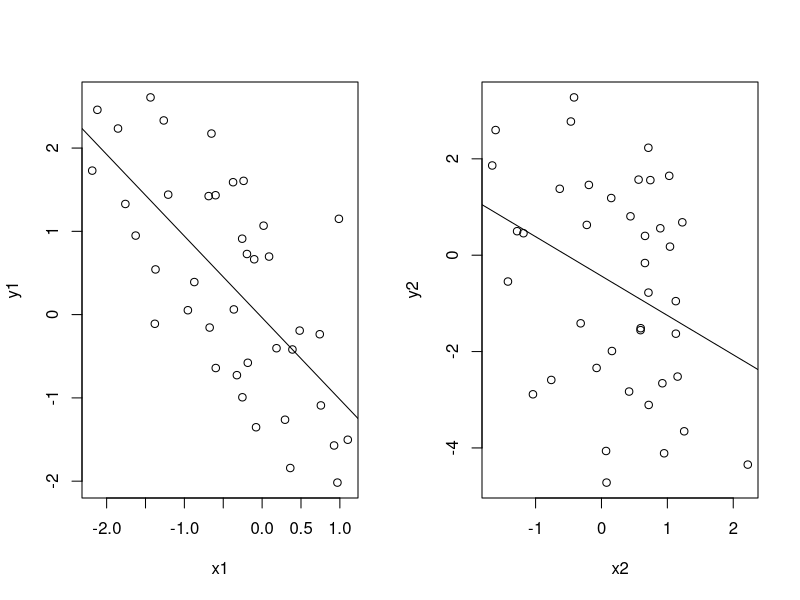
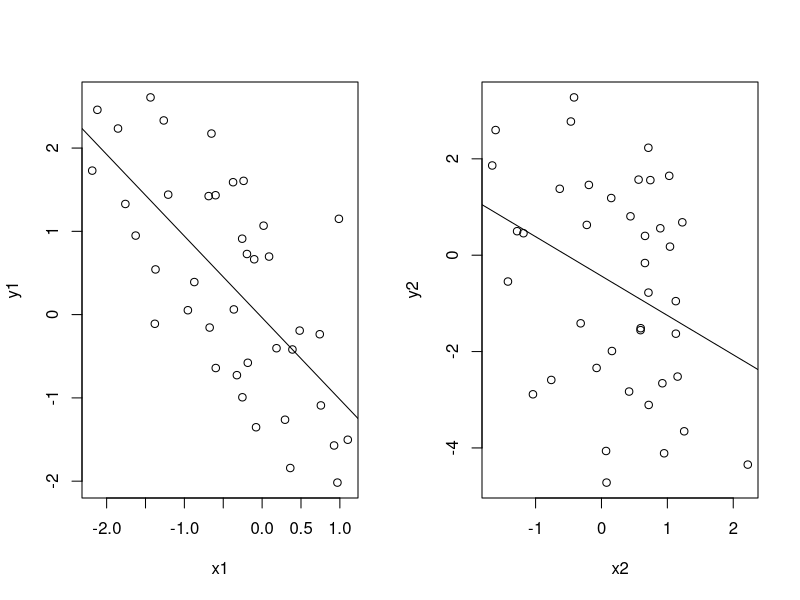
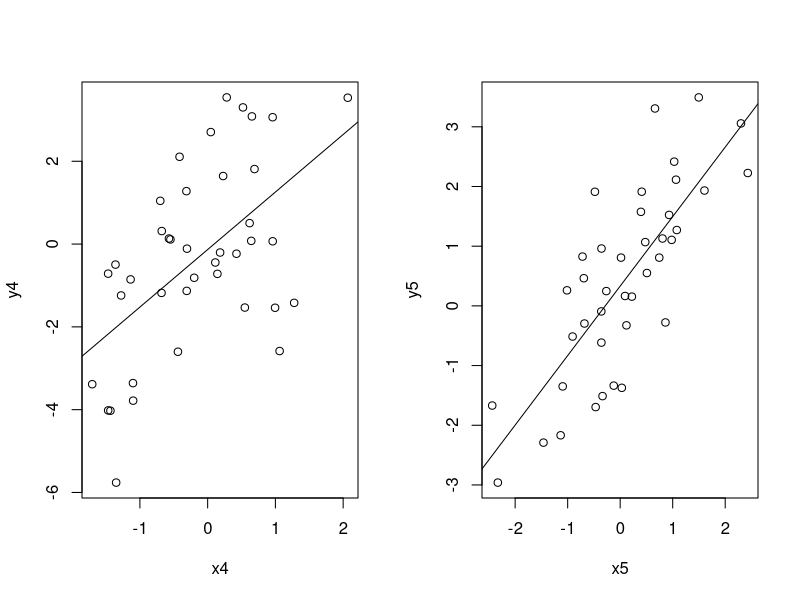
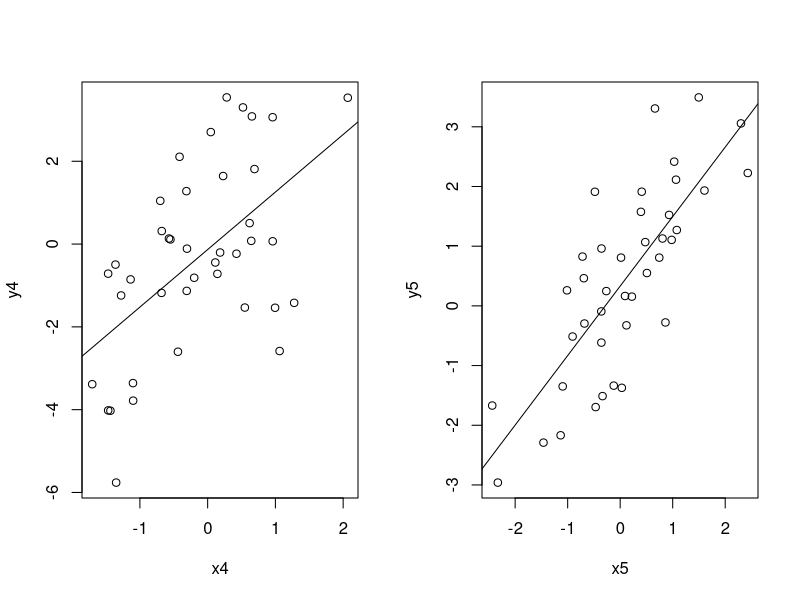
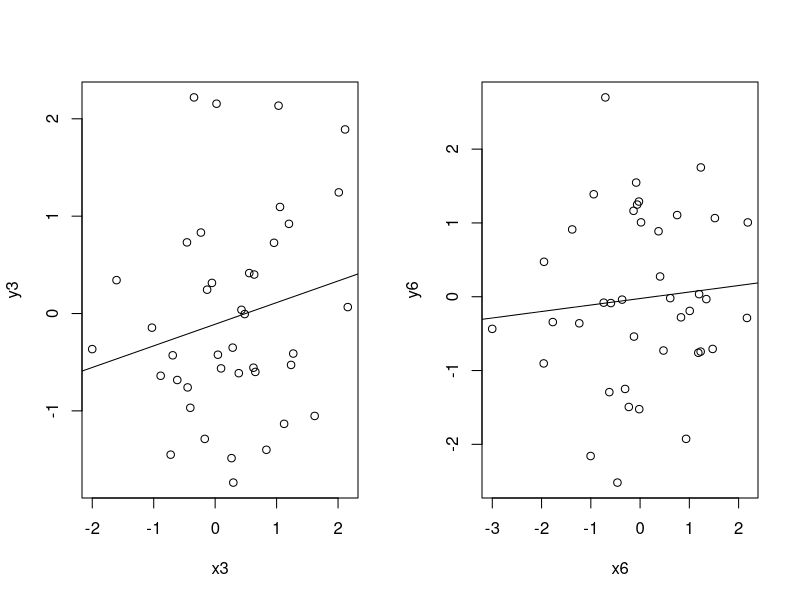
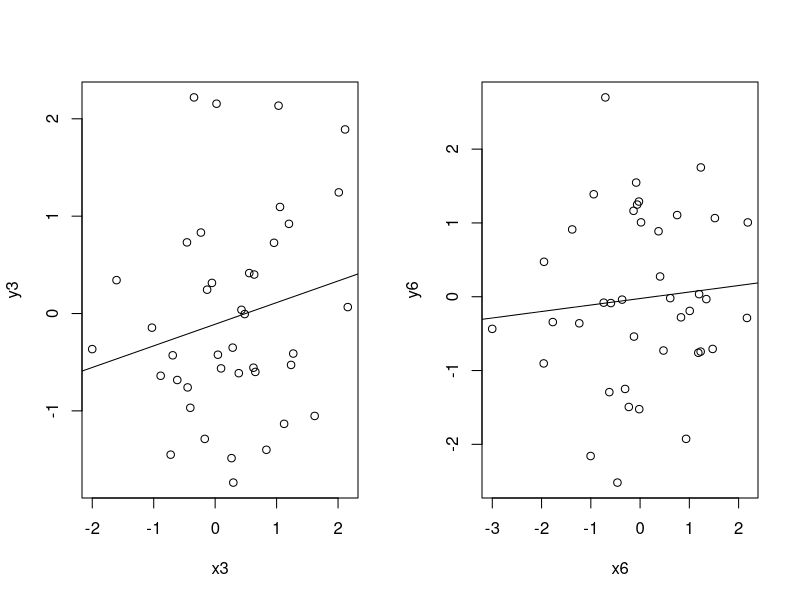

Recreate these plots in R, in order.
## ---- chunk 1
set.seed(10)
x1 = rnorm(40)
y1 = rnorm(n=40,mean=-x1,sd=1)

x2 = rnorm(40)
y2 = rnorm(n=40,mean=-x2,sd=2)
par(mfcol=c(1,2))
plot(x1, y1)
abline(lm(y1~x1))
plot(x2, y2)
abline(lm(y2~x2))
## ---- chunk 2
par(mfcol=c(1,2))
plot(x1, y1)
abline(lm(y1~x1))
plot(x2, y2)
abline(lm(y2~x2))
## ---- chunk 3
cor(x1, y1)
cor(x2, y2)
## ---- chunk 4
x4 = rnorm(40)
y4 = rnorm(n=40,mean=x4,sd=2)

x5 = rnorm(40)
y5 = rnorm(n=40,mean=x5,sd=1)

par(mfcol=c(1,2))
plot(x4, y4)
abline(lm(y4~x4))
plot(x5, y5)
abline(lm(y5~x5))
## ---- chunk 5

par(mfcol=c(1,2))
plot(x4, y4)
abline(lm(y4~x4))
plot(x5, y5)
abline(lm(y5~x5))
## ---- chunk 6
cor(x4, y4)
cor(x5, y5)
## ---- chunk 7
x3 = rnorm(40)
y3 = rnorm(40)

x6 = rnorm(40)
y6 = rnorm(40)
par(mfcol=c(1,2))
plot(x3, y3)
abline(lm(y3~x3))
plot(x6, y6)
abline(lm(y6~x6))
## ---- chunk 8
par(mfcol=c(1,2))
plot(x3, y3)
abline(lm(y3~x3))
plot(x6, y6)
abline(lm(y6~x6))
## ---- chunk 9
cor(x3, y3)
cor(x6, y6)
